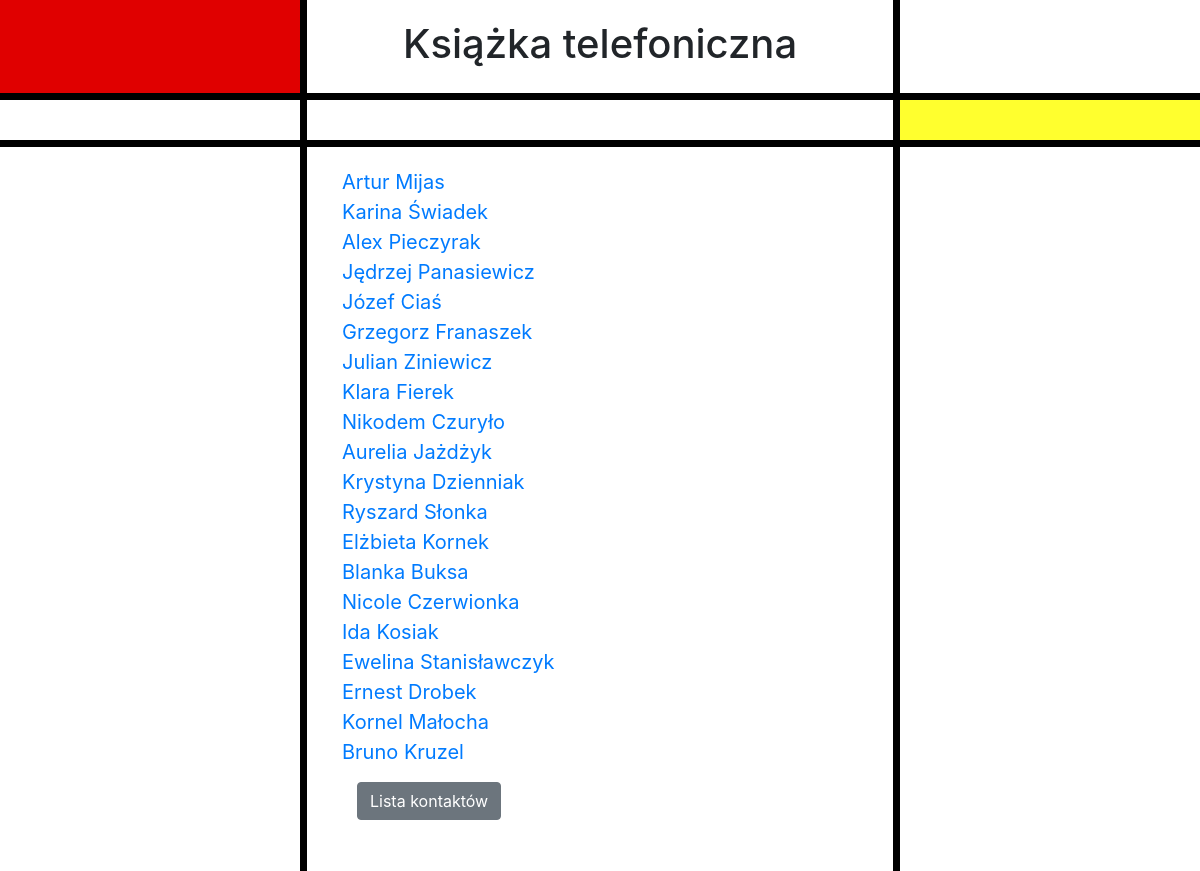
The app's page /search/ with its own data.
### phone_book_app/models.py (models this page shows, shortened)
class Osoba(models.Model):
    imie = models.CharField(max_length=50)
    nazwisko = models.CharField(max_length=50)
    def get_absolute_url(self):
        return reverse("detail", kwargs={"pk":self.pk})

### phone_book_app/views.py (the view, shortened to what this page needs)
# urls.py: path('search/', views.SearchView.as_view(), name='search'),
class SearchView(ListView):
    template_name = 'phone_book_app/search.html'
    paginate_by = 20
    def get_context_data(self, *args, **kwargs):
        context = super().get_context_data(*args, **kwargs)
        context['query'] = self.request.GET.get('q')
        return context
    def get_queryset(self):
        tele =[]
        e_mail = []
        request = self.request
        query = request.GET.get('q', None)
        return models.Osoba.objects.all()

### phone_book_app/templates/phone_book_app/search.html
{% extends "phone_book_app/base.html" %}
{% block body_block %}
{% if object_list %}
{% for object in object_list %}
           <div class='row'>
             <div class='col-12'>
                <a href='{{ object.get_absolute_url}}'>{{object.imie}} {{object.nazwisko}} </a>
            </div>
          </div>
{% endfor %}
{% else %}
<p>Brak wyników</p>
{% endif %}
<p><a class='btn btn-secondary' href="{% url 'list' %}">Lista kontaktów</a></p>
{% endblock %}

### phone_book_app/templates/phone_book_app/base.html (shortened to what this page needs)
<!DOCTYPE html>
{% load static %}
<html lang=pl dir="ltr">
  <head>
    <link rel="stylesheet" href="https://stackpath.bootstrapcdn.com/bootstrap/4.3.1/css/bootstrap.min.css">
    <link rel="stylesheet" href="{% static "css/styles.css" %}">
  </head>
  <body>
    <div class="container-fluid">
      <div class="row">
        <div class="col-lg-3 col-md-1 boxy1 d-none d-sm-none colorred d-md-block">
        </div>
        <div class="col-lg-6 col-md-10 boxy1 boxycenter">
          <h1>Książka telefoniczna</h1>
        </div>
        <div class="col-lg-3 col-md-1 d-none d-sm-none d-md-block boxy1"></div>
      </div>
      <div class="row">
        <div class="col-lg-3 col-md-1 d-none d-sm-none d-md-block boxy2"></div>
        <div class="col-lg-6 col-md-10 boxy2 boxycenter">
        </div>
        <div class="col-lg-3 col-md-1 d-none d-sm-none d-md-block coloryellow boxy2"></div>
      </div>
      <div class="row">
        <div class="col-lg-3 col-md-1 d-none d-sm-none d-md-block boxy3"></div>
        <div class="col-lg-6 col-md-10 boxy3 boxycenter content">
          <div class="container">
            {% block body_block %}
            {% endblock %}
          </div>
        </div>
        <div class="col-lg-3 col-md-1 d-none d-sm-none d-md-block boxy3"></div>
      </div>
    </div>
  </body>
</html>

### phone_book_app/static/css/styles.css (style rules this page uses)
.boxy1 { height: 100px; border-bottom: 7px solid black; text-align: center; }
.boxy3 { height: 100%; border-top: 7px solid black; }
.boxycenter { border-left: 7px solid black; border-right: 7px solid black; text-align: center; padding: 20px; }
.colorred { background-color: #E00000; }
.coloryellow { background-color: #FFFF2E; }
.content { font-size: 20px; text-align: left; }
.btn { text-align: left; margin: 15px; }

### records on screen
Osoba: imie "Artur", nazwisko "Mijas"
Osoba: imie "Karina", nazwisko "Świadek"
Osoba: imie "Alex", nazwisko "Pieczyrak"
Osoba: imie "Jędrzej", nazwisko "Panasiewicz"
Osoba: imie "Józef", nazwisko "Ciaś"
Osoba: imie "Grzegorz", nazwisko "Franaszek"
Osoba: imie "Julian", nazwisko "Ziniewicz"
Osoba: imie "Klara", nazwisko "Fierek"
Osoba: imie "Nikodem", nazwisko "Czuryło"
Osoba: imie "Aurelia", nazwisko "Jażdżyk"
Osoba: imie "Krystyna", nazwisko "Dzienniak"
Osoba: imie "Ryszard", nazwisko "Słonka"
Osoba: imie "Elżbieta", nazwisko "Kornek"
Osoba: imie "Blanka", nazwisko "Buksa"
Osoba: imie "Nicole", nazwisko "Czerwionka"
Osoba: imie "Ida", nazwisko "Kosiak"
Osoba: imie "Ewelina", nazwisko "Stanisławczyk"
Osoba: imie "Ernest", nazwisko "Drobek"
Osoba: imie "Kornel", nazwisko "Małocha"
Osoba: imie "Bruno", nazwisko "Kruzel"
